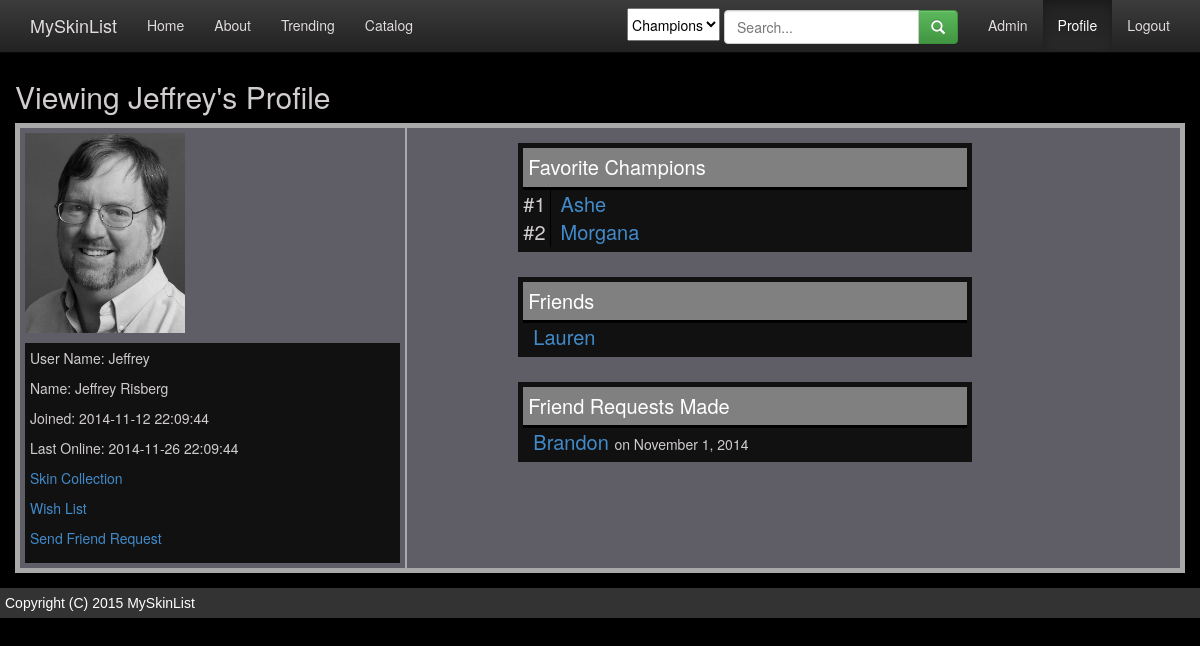
The app's page /profile.php?id=2 (signed in) with its own data.
### tables this page shows
create table users (
	id           int(11)      NOT NULL AUTO_INCREMENT,
	user_name    varchar(255) NOT NULL,
  name         varchar(255) NOT NULL,
	password     varchar(255) NOT NULL,
	avatar_img   varchar(255) NULL,
	visibility   int(11)      NOT NULL,
	is_admin     bit(1)       NOT NULL,
	last_login   datetime     NULL,
	date_created datetime     NOT NULL,
	last_updated datetime     NOT NULL,
	PRIMARY KEY (id),
	FOREIGN KEY (visibility) REFERENCES visibility_settings (id)
);

create table champions (
	id           int(11)      NOT NULL AUTO_INCREMENT,
	name         varchar(255) NOT NULL,
	title        varchar(255) NOT NULL,
	role_id      int(11)      NOT NULL,
	icon_img_url varchar(255) NULL,
	date_created datetime     NOT NULL,
	last_updated datetime     NOT NULL,
	PRIMARY KEY (id),
	FOREIGN KEY (role_id) REFERENCES champion_roles (id)
);

create table user_friend_request (
  user_id   int(11) NOT NULL,
  friend_id int(11) NOT NULL,
  status_id int(11) NOT NULL,
  date_created datetime NOT NULL,
  last_updated datetime NOT NULL,
  PRIMARY KEY (user_id, friend_id),
  FOREIGN KEY (user_id) REFERENCES users (id),
  FOREIGN KEY (friend_id) REFERENCES users (id),
  FOREIGN KEY (status_id) REFERENCES friend_request_status (id)
);

### _login.php (called while the page is built, shortened)
<?php
if (array_key_exists('user_id', $_SESSION)) {
    $user_id = $_SESSION['user_id'];
} else {
    $user_id = 0;
    $user_name = "";
    $b_user_logged_in = 0;
    $b_user_is_admin = 0;
}

### _paths.php (called while the page is built, shortened)
<?php
$user_avatar_img_path = "img/uploads/users/avatars";

### profile.php (the view, shortened to what this page needs)
<?php include '_header.php'; ?>
<?php include '_connect.php'; ?>
<?php include '_paths.php'; ?>
    <link rel="stylesheet" href="css/dark_styles.css"/>
<?php
if (array_key_exists('id', $_GET))
    $id = $_GET['id'];
else
    $id = $user_id;
$my_profile = ($id == $user_id) ? true : false;
$sql = <<<SQL
    SELECT *
    FROM users
    WHERE id=$id
SQL;
if (!$user_result = mysqli_query($db_connection, $sql)) {
    die('There was an error running the query [' . mysqli_error($db_connection) . ']');
}
$user = null;
if ($user_result->num_rows > 0) {
    $user = $user_result->fetch_assoc();
}
$sql = <<<SQL
   SELECT c.id as champion_id, c.name as champion_name
   FROM user_champion uc
   JOIN champions c ON uc.champion_id = c.id
   WHERE uc.user_id = $id
   ORDER BY uc.date_created
   LIMIT 5
SQL;
if (!$user_champions_result = mysqli_query($db_connection, $sql)) {
    die('There was an error running the query [' . mysqli_error($db_connection) . ']');
}
$sql = <<<SQL
   SELECT u.*
   FROM user_friend uf
   JOIN users u ON uf.friend_id = u.id
   WHERE uf.user_id = $id
   LIMIT 5
SQL;
if (!$friends_result = mysqli_query($db_connection, $sql)) {
    die('There was an error running the query [' . mysqli_error($db_connection) . ']');
}
$sql = <<<SQL
   SELECT u.*
   FROM user_friend uf
   JOIN users u ON uf.friend_id = u.id
   WHERE uf.user_id = $id
   LIMIT 5
SQL;
if (!$friends_result = mysqli_query($db_connection, $sql)) {
    die('There was an error running the query [' . mysqli_error($db_connection) . ']');
}
$sql = <<<SQL
   SELECT u.*, ufr.date_created
   FROM user_friend_request ufr
   JOIN users u ON ufr.friend_id = u.id
   WHERE ufr.user_id = $id AND ufr.status_id = 1
   LIMIT 5
SQL;
if (!$friends_pending_result = mysqli_query($db_connection, $sql)) {
    die('There was an error running the query [' . mysqli_error($db_connection) . ']');
}
$b_friend_requested = false;
$b_friended = false;
?>
<?php if ($user != null) { ?>
    <?php if (!$my_profile) { ?>
        <div class="row">
            <h2>Viewing <?php echo $user['user_name']; ?>'s Profile</h2>
        </div>
    <?php } ?>
    <div class="row page-body">
        <div class="col-md-4 basic-info profile-leftcell">
            <div>
                <?php if ($user['avatar_img'] != null && $user['avatar_img'] != "")
                    echo "<img src='$user_avatar_img_path/{$user['avatar_img']}' height=200/>";
                else
                    echo "<img src='$user_avatar_default_img_path' height=200>";
                ?>
            </div>
            <div class="personal-info">
                <p>User Name: <?php echo $user['user_name'] ?></p>
                <p>Name: <?php echo $user['name'] ?></p>
                <p>Joined: <?php echo $user['date_created'] ?></p>
                <p>Last Online: <?php echo $user['last_login'] ?></p>
                <p><a href="catalog.php?id=<?php echo $id ?>&catalog_search_type=myCollection">Skin Collection</a></p>
                <p><a href="catalog.php?id=<?php echo $id ?>&catalog_search_type=myWishList">Wish List</a></p>
                <?php if (!$my_profile) { ?>
                    <?php if ($b_friended) { ?>
                        <p><a href="">Remove Friend</a></p>
                    <?php }
                    else { ?>
                        <?php if (!$b_friend_requested) { ?>
                            <p><a href="profile_friend_request_addcancel.php?action=add&friend_id=<?php echo $id; ?>">Send Friend Request</a></p>
                        <?php }
                        else { ?>
                            <p><a href="profile_friend_request_addcancel.php?action=cancel&friend_id=<?php echo $id; ?>">Cancel Friend Request</a></p>
                        <?php } ?>
                    <?php } ?>
                <?php } ?>
            </div>
        </div>
        <div class="col-md-5 col-md-offset-1">
            <div class="detailed-info">
                <div class="title-header">Favorite Champions</div>
                <table>
                    <?php $index = 1;
                    while ($row = $user_champions_result->fetch_assoc()) {
                        echo '<tr>';
                        echo '<td class="favorite-champ-list-header">#' . $index . '</td>';
                        echo '<td class="favorite-champ-list-element">';
                        echo '<a href="show_champion.php?id=' . $row['champion_id'] . '">' . $row['champion_name'] . '</a>';
                        echo '</td>';
                        echo '</tr>';
                        $index = $index + 1;
                    } ?>
                </table>
            </div>
            <div style="height: 10px;"></div>
            <?php if ($friends_result->num_rows > 0) { ?>
                <div class="detailed-info">
                    <div class="title-header">Friends</div>
                    <table>
                        <?php
                        while ($row = $friends_result->fetch_assoc()) {
                            echo '<tr>';
                            echo '<td class="favorite-champ-list-element">';
                            echo '<a href="profile.php?id=' . $row['id'] . '">' . $row['user_name'] . '</a>';
                            echo '</td>';
                            echo '</tr>';
                        } ?>
                    </table>
                </div>
            <?php } ?>
            <div style="height: 10px;"></div>
            <?php if ($friends_pending_result->num_rows > 0) { ?>
                <div class="detailed-info">
                    <div class="title-header">Friend Requests Made</div>
                    <table>
                        <?php
                        while ($row = $friends_pending_result->fetch_assoc()) {
                            echo '<tr>';
                            echo '<td class="favorite-champ-list-element">';
                            echo '<a href="profile.php?id=' . $row['id'] . '">' . $row['user_name'] . '</a>';
                            echo ' <span style="font-size: 14px">on ' . date("F j, Y", strtotime($row['date_created'])) . '</span>';
                            echo '</td>';
                            echo '</tr>';
                        } ?>
                    </table>
                </div>
            <?php } ?>
        </div>
    </div>
<?php } else { ?>
    <div class="row page-body">
        There is no user with that id.
    </div>
<?php } ?>
<?php include '_footer.php'; ?>

### css/dark_styles.css (style rules this page uses)
body { background-color: black; color: #D1CDCE; }
.page-body { border: 5px; border-color: darkgray; border-style: solid; background-color: #5f5e66; }
.profile-leftcell { border-width: 0px 2px 0px 0px; border-color: darkgray; border-style: solid; }
.title-header { padding: 5px; border-style: solid; border-width: 0 0 3px 0; border-color: black; font-size: 20px; background-color: gray; color: white; }
.basic-info { padding: 5px; }
.detailed-info { padding: 5px; background-color: #111; margin-top: 15px; }
.personal-info { background-color: #111; padding: 5px; margin-top: 10px; }
.favorite-champ-list-header { font-size: 20px; padding-right: 4px; border-style: solid; border-width: 0 1px 0 0; border-color: black; }
.favorite-champ-list-element { font-size: 20px; padding-left: 10px; }

### records on screen
users: user_name "Jeffrey", avatar_img (picture), name "Jeffrey Risberg", date_created "2014-11-12 22:09:44", last_login "2014-11-26 22:09:44"
champions: name "Ashe"
champions: name "Morgana"
users: user_name "Lauren"
user_friend_request: friend.user_name "Brandon", date_created "November 1, 2014"
